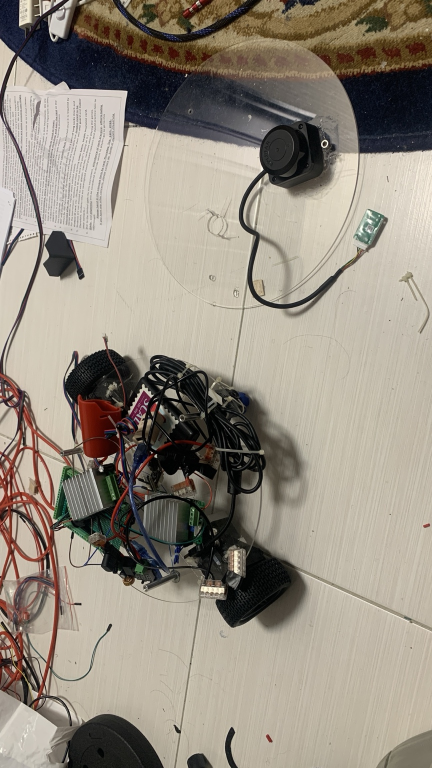
#> input picture archive/sources/current-build-photos/IMG_5456.jpeg, 864 x 1536 px, given in place of the camera (shown at 1/2 size)
$ python obstacle-detector-v3.py
#> lines starting #> are read from the running program, lines starting #| are printed output that depends on the picture; after the words box and inside, x2 and y2 are one past the last pixel; in counts of white or black regions, pixels touching at a corner belong together
#!/usr/bin/env python3
"""
Argus Vac - Camera Obstacle Detection Sandbox (v3)
Developed by Gemini Notebook for Orange Pi 5

This script implements an advanced, highly precise computer vision sandbox using OpenCV.
To solve the "auto-trigger" issue where shadows, walls, and floors cause false positives,
this version introduces dual detection modes:

1. EDGE MODE (Highly Recommended for general obstacles):
   Uses Canny Edge Detection to locate physical boundaries. A flat floor or wall has
   zero edges, so it is completely ignored. Objects (like socks, cables, or slippers)
   have sharp contrast edges and trigger the warning instantly.

2. HSV COLOR MODE (Highly Precise for targeting specific objects):
   Calibrates the camera to look ONLY for a specific color signature (e.g. a bright red sock,
   blue toy, etc.) by narrowing Hue, Saturation, and Value ranges to block out shadows.
"""

import cv2
import numpy as np
import sys
import time

# ==================== CONFIGURATION ====================
SHOW_GUI = False      # Set to True if using X11 Forwarding; False for console-only
DETECTION_MODE = "EDGE"  # Choose "EDGE" (Canny Edge) or "HSV" (Color Isolation)
# =======================================================

def nothing(x):
    pass

def main():
    print("=====================================================")
    print("      ARGUS VAC - OBSTACLE DETECTION SANDBOX (v3)    ")
    print("=====================================================")
    print(f"Mode: {DETECTION_MODE} | Display: {'GUI' if SHOW_GUI else 'HEADLESS'}")
    print("Starting USB camera capture...")

    cap = cv2.VideoCapture(0)

    if not cap.isOpened():
        print("[ERROR] Could not open USB camera (index 0).")
        print("Please verify your camera is plugged into the Orange Pi 5 and run 'ls /dev/video*'.")
        sys.exit(1)

    time.sleep(1.0) # Warm up
    cap.set(cv2.CAP_PROP_FRAME_WIDTH, 640)
    cap.set(cv2.CAP_PROP_FRAME_HEIGHT, 480)

    window_name = "Argus Vac - Obstacle Calibration"

    # Precise starting parameters
    # ROI: driving corridor boundaries (percentages of screen)
    roi_top_pct = 0.5   # Ignore the top 50% of the screen (horizon/walls)
    roi_left_pct = 0.25  # Focus on the middle path
    roi_right_pct = 0.75
    min_area = 1500      # Obstacles must be at least 1500 pixels to trigger

    # HSV Parameters (Targeted for a colorful test object to avoid shadow triggers)
    # By default, we target high saturation/brightness colors (like bright red, orange, or green)
    low_h, high_h = 0, 20      # Red/Orange Hue
    low_s, high_s = 100, 255   # Bright/Vivid colors only (ignores grey/white floor and dark shadows)
    low_v, high_v = 100, 255   # Lit objects only (ignores dark rooms and shadows)

    # Edge Parameters
    canny_low = 50
    canny_high = 150

    if SHOW_GUI:
        cv2.namedWindow(window_name, cv2.WINDOW_AUTOSIZE)
        cv2.createTrackbar("ROI Top %", window_name, int(roi_top_pct * 100), 100, nothing)
        cv2.createTrackbar("ROI Left %", window_name, int(roi_left_pct * 100), 100, nothing)
        cv2.createTrackbar("ROI Right %", window_name, int(roi_right_pct * 100), 100, nothing)
        cv2.createTrackbar("Min Area px", window_name, min_area, 20000, nothing)

        if DETECTION_MODE == "HSV":
            cv2.createTrackbar("Low H", window_name, low_h, 179, nothing)
            cv2.createTrackbar("High H", window_name, high_h, 179, nothing)
            cv2.createTrackbar("Low S", window_name, low_s, 255, nothing)
            cv2.createTrackbar("High S", window_name, high_s, 255, nothing)
            cv2.createTrackbar("Low V", window_name, low_v, 255, nothing)
            cv2.createTrackbar("High V", window_name, high_v, 255, nothing)
        else: # EDGE Mode
            cv2.createTrackbar("Canny Low", window_name, canny_low, 255, nothing)
            cv2.createTrackbar("Canny High", window_name, canny_high, 255, nothing)

        print("\n[INFO] Calibration UI initialized.")
        print("  - Drag sliders to fine-tune boundaries.")
        print("  - Press 'q' in any video window to exit.\n")
    else:
        print("\n[INFO] Running in headless mode.")
        print("  - Output alerts will print directly below.")
        print("  - Press Ctrl+C in your terminal to exit.\n")

    last_warning_time = 0

    try:
        while True:
            ret, frame = cap.read()
#> frame is the input picture: shape (1536, 864, 3); mean B, G, R 127.9, 140.3, 148.5
            if not ret:
                print("[WARNING] Failed to grab frame from USB camera.")
                time.sleep(0.1)
                continue

            height, width, _ = frame.shape
#> height = 1536; width = 864

            # 1. Read parameters (sliders or defaults)
            if SHOW_GUI:
                roi_top_pct = cv2.getTrackbarPos("ROI Top %", window_name) / 100.0
                roi_left_pct = cv2.getTrackbarPos("ROI Left %", window_name) / 100.0
                roi_right_pct = cv2.getTrackbarPos("ROI Right %", window_name) / 100.0
                min_area = cv2.getTrackbarPos("Min Area px", window_name)

                if DETECTION_MODE == "HSV":
                    low_h = cv2.getTrackbarPos("Low H", window_name)
                    high_h = cv2.getTrackbarPos("High H", window_name)
                    low_s = cv2.getTrackbarPos("Low S", window_name)
                    high_s = cv2.getTrackbarPos("High S", window_name)
                    low_v = cv2.getTrackbarPos("Low V", window_name)
                    high_v = cv2.getTrackbarPos("High V", window_name)
                else:
                    canny_low = cv2.getTrackbarPos("Canny Low", window_name)
                    canny_high = cv2.getTrackbarPos("Canny High", window_name)

            # 2. Define and Crop Region of Interest (ROI) - Driving Corridor
            roi_y_start = int(height * roi_top_pct)
#> roi_y_start = 768
            roi_y_end = height
#> roi_y_end = 1536
            roi_x_start = int(width * roi_left_pct)
#> roi_x_start = 216
            roi_x_end = int(width * roi_right_pct)
#> roi_x_end = 648

            roi = frame[roi_y_start:roi_y_end, roi_x_start:roi_x_end]
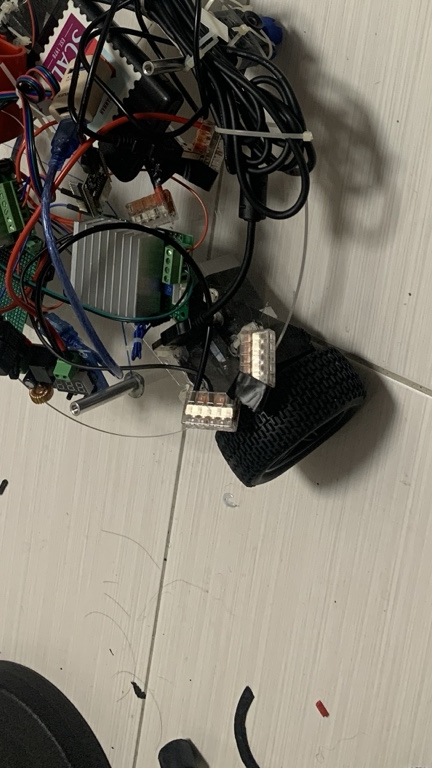
#> roi: shape (768, 432, 3); mean B, G, R 106, 117, 122.6
            blurred = cv2.GaussianBlur(roi, (5, 5), 0)

            # 3. Process according to Selected Mode
            if DETECTION_MODE == "HSV":
                hsv = cv2.cvtColor(blurred, cv2.COLOR_BGR2HSV)
                lower_bound = np.array([low_h, low_s, low_v])
                upper_bound = np.array([high_h, high_s, high_v])
                mask = cv2.inRange(hsv, lower_bound, upper_bound)

                kernel = np.ones((5, 5), np.uint8)
                mask = cv2.morphologyEx(mask, cv2.MORPH_OPEN, kernel)
                mask = cv2.morphologyEx(mask, cv2.MORPH_CLOSE, kernel)

            else: # EDGE Detection Mode
                # Convert to grayscale first
                gray = cv2.cvtColor(blurred, cv2.COLOR_BGR2GRAY)
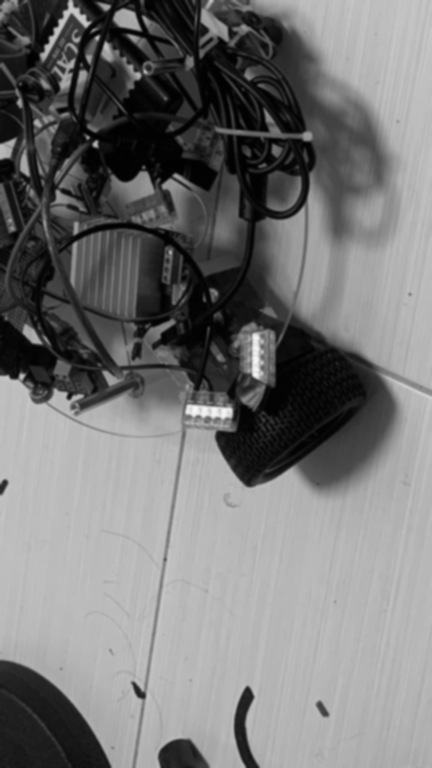
#> gray: shape (768, 432); min 1, max 248, mean 117.4
                # Compute Canny Edges
                mask = cv2.Canny(gray, canny_low, canny_high)
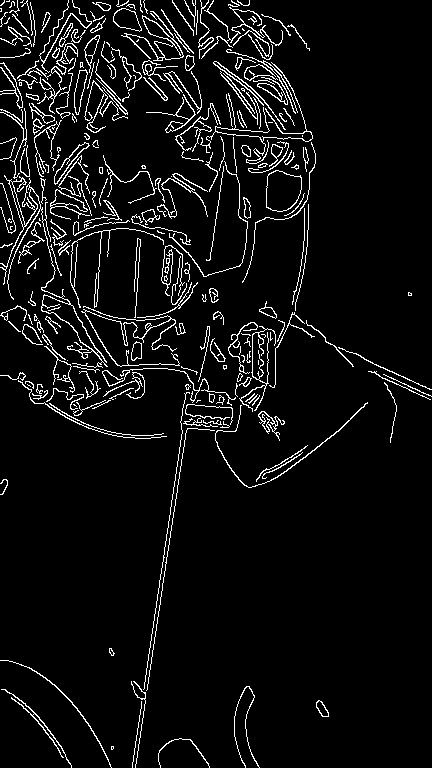
#> mask: shape (768, 432); 6% white in thin lines or dots
                # Dilate edges slightly to close gaps and make them solid shapes
                kernel = np.ones((3, 3), np.uint8)
                mask = cv2.dilate(mask, kernel, iterations=1)
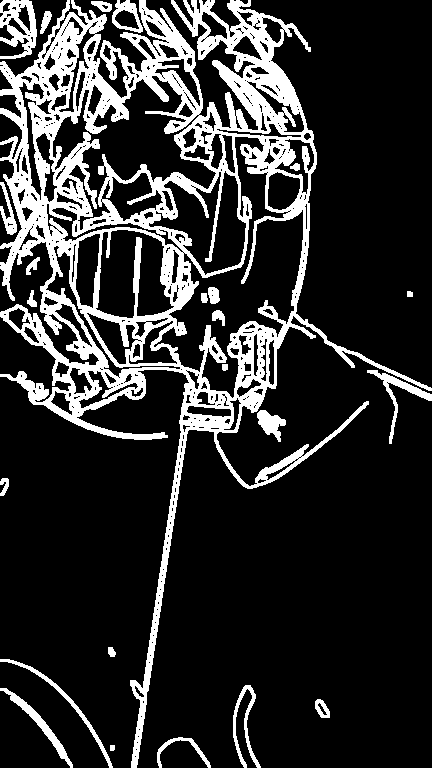
#> mask: shape (768, 432); 18.5% white; 24 white regions

            # 4. Find Contours
            contours, _ = cv2.findContours(mask, cv2.RETR_EXTERNAL, cv2.CHAIN_APPROX_SIMPLE)
#> contours = 19 contours, 1 with area under 20; largest, box (x1, y1, x2, y2) and area: (0, 0, 432, 768) 103766, (0, 0, 37, 59) 1427, (112, 0, 143, 33) 649, (0, 688, 73, 768) 626, (367, 370, 432, 444) 558
            obstacle_detected_in_corridor = False

            if SHOW_GUI:
                # Draw corridor on the main image
                cv2.rectangle(frame, (roi_x_start, roi_y_start), (roi_x_end, roi_y_end), (255, 255, 0), 2)
                cv2.putText(frame, f"Driving Corridor ({DETECTION_MODE})", (roi_x_start + 5, roi_y_start - 10),
                            cv2.FONT_HERSHEY_SIMPLEX, 0.5, (255, 255, 0), 1)

            for cnt in contours:
                area = cv2.contourArea(cnt)

                if area > min_area:
                    obstacle_detected_in_corridor = True

                    if SHOW_GUI:
                        x, y, w, h_box = cv2.boundingRect(cnt)
                        global_x = roi_x_start + x
                        global_y = roi_y_start + y

                        cx = global_x + (w // 2)
                        cy = global_y + (h_box // 2)

                        proximity_ratio = (global_y + h_box - roi_y_start) / (height - roi_y_start)
                        severity = "CRITICAL" if proximity_ratio > 0.7 else "WARNING"
                        color = (0, 0, 255) if severity == "CRITICAL" else (0, 165, 255)

                        cv2.rectangle(frame, (global_x, global_y), (global_x + w, global_y + h_box), color, 3)
                        cv2.circle(frame, (cx, cy), 5, (0, 255, 255), -1)

                        label = f"{severity}: Obj ({int(area)}px)"
                        cv2.putText(frame, label, (global_x, global_y - 10),
                                    cv2.FONT_HERSHEY_SIMPLEX, 0.5, color, 2)
#> this loop made 19 passes
#> (area, obstacle_detected_in_corridor) on pass 18: (103765.5, True)
#> area on passes 2 to 7: 250, 175, 625.5, 458, 509, 48

            # 5. Output warnings to terminal (throttled to 500ms)
            if obstacle_detected_in_corridor:
                current_time = time.time()
                if current_time - last_warning_time > 0.5:
                    print(f"[ALERT] {time.strftime('%H:%M:%S')} - Obstacle detected! (Mode: {DETECTION_MODE})")
                    last_warning_time = current_time

            if SHOW_GUI:
                cv2.imshow(window_name, frame)
                cv2.imshow("Detection Mask (Processed)", mask)

                key = cv2.waitKey(1) & 0xFF
                if key == ord('q'):
                    print("\n[INFO] Shutting down camera sandbox.")
                    break
            else:
                time.sleep(0.03) # Prevent CPU pinning

    except KeyboardInterrupt:
        print("\n[INFO] Interrupt detected. Shutting down.")

    finally:
        cap.release()
        if SHOW_GUI:
            cv2.destroyAllWindows()
        print("Camera hardware released. Done.")

if __name__ == '__main__':
    main()

$ run again, on archive/sources/current-build-photos/IMG_5457.jpeg
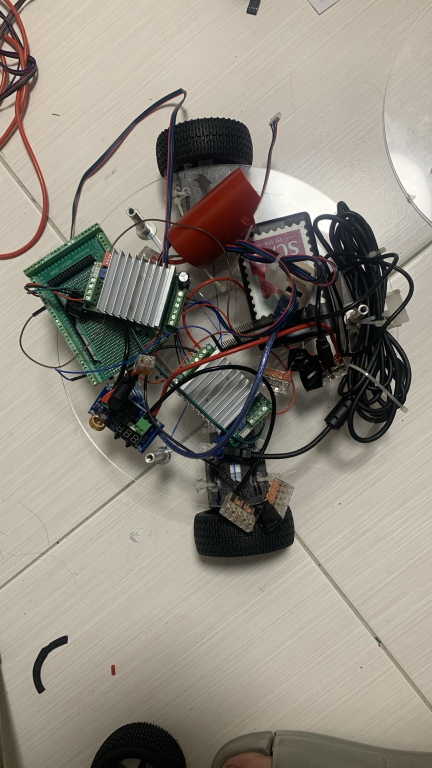
#> input picture archive/sources/current-build-photos/IMG_5457.jpeg, 864 x 1536 px, given in place of the camera (shown at 1/2 size)
#> in main, frame is the input picture: shape (1536, 864, 3); mean B, G, R 128.8, 139.9, 146.2
#> in main, `mask = cv2.Canny(gray, canny_low, canny_high)`:
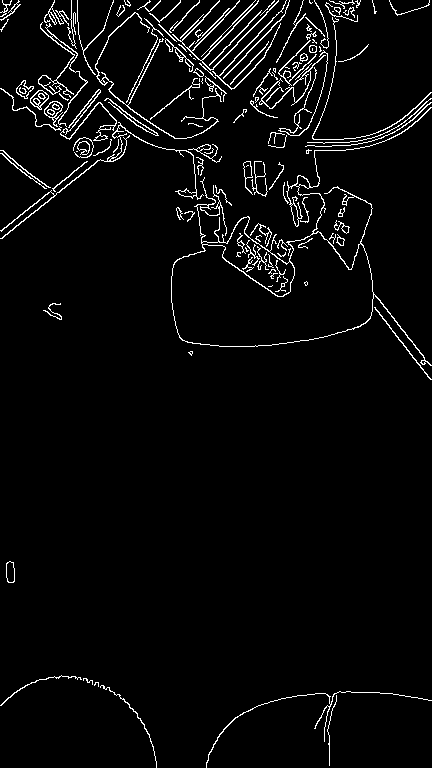
#> mask: shape (768, 432); 3.7% white in thin lines or dots
#> in main, `mask = cv2.dilate(mask, kernel, iterations=1)`:
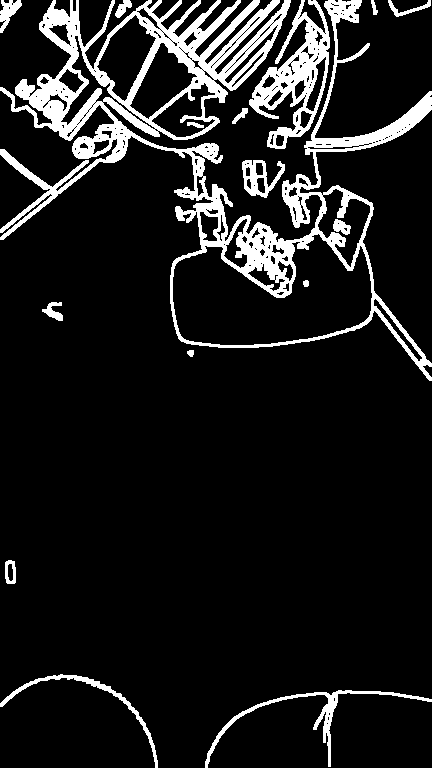
#> mask: shape (768, 432); 11.3% white; 16 white regions
#> contours = 13 contours; largest, box (x1, y1, x2, y2) and area: (0, 0, 432, 381) 54235, (249, 0, 330, 149) 4970, (205, 690, 432, 768) 1108, (242, 160, 285, 198) 874, (0, 674, 158, 768) 704
#> the loop in main, `for cnt in contours:` made 13 passes
#> (area, obstacle_detected_in_corridor) on passes 10, 12: (4970.5, True), (54235, True)

$ run again, on archive/sources/current-build-photos/IMG_5459.jpeg
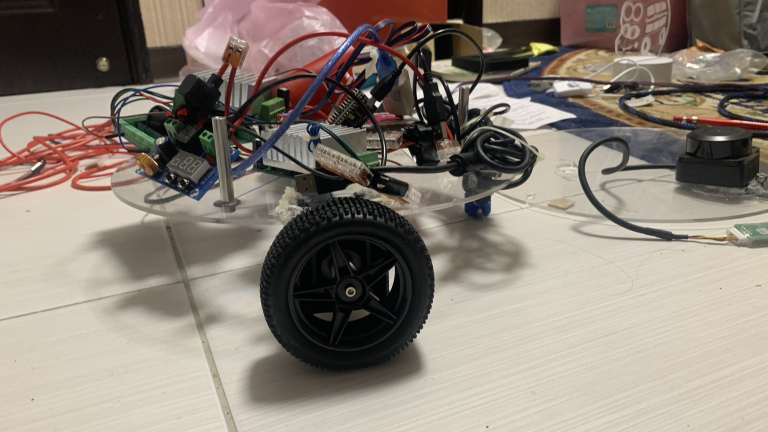
#> input picture archive/sources/current-build-photos/IMG_5459.jpeg, 1536 x 864 px, given in place of the camera (shown at 1/2 size)
#> in main, frame is the input picture: shape (864, 1536, 3); mean B, G, R 119.2, 129.4, 139.2
#> in main, `roi = frame[roi_y_start:roi_y_end, roi_x_start:roi_x_end]`:
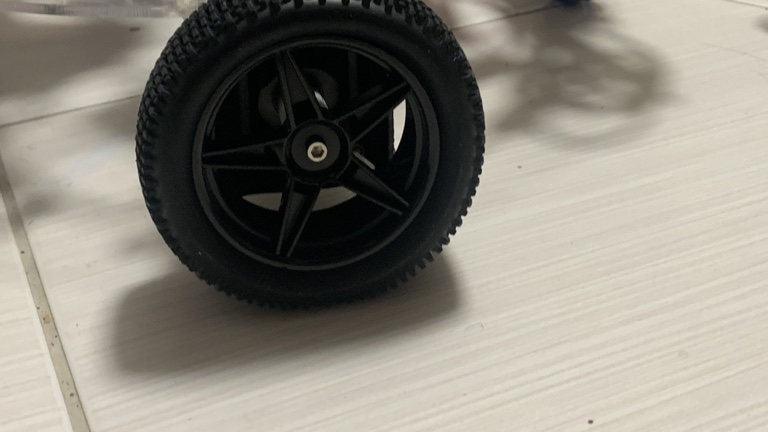
#> roi: shape (432, 768, 3); mean B, G, R 123.4, 133.1, 137.3
#> in main, `mask = cv2.dilate(mask, kernel, iterations=1)`:
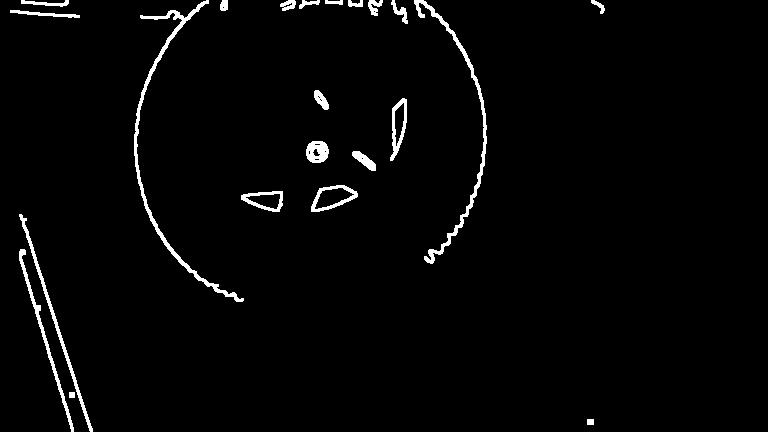
#> mask: shape (432, 768); 2.3% white; 22 white regions
#> contours = 22 contours; largest, box (x1, y1, x2, y2) and area: (134, 0, 244, 302) 1234, (414, 0, 487, 264) 972, (311, 185, 358, 212) 770, (390, 98, 407, 161) 596, (19, 214, 93, 432) 583
#> the loop in main, `for cnt in contours:` made 22 passes
#> area on passes 3 to 10: 507.5, 583, 582.5, 770.5, 196.5, 387.5, 595.5, 145.5
